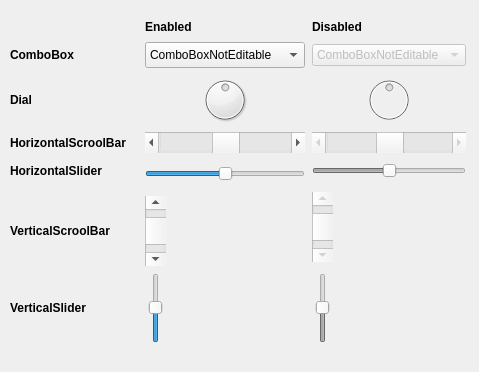
<?xml version="1.0" encoding="UTF-8"?>
<ui version="4.0">
 <class>Form</class>
 <widget class="QWidget" name="Form">
  <property name="geometry">
   <rect>
    <x>0</x>
    <y>0</y>
    <width>479</width>
    <height>372</height>
   </rect>
  </property>
  <property name="windowTitle">
   <string>Form</string>
  </property>
  <widget class="QComboBox" name="comboBox">
   <property name="geometry">
    <rect>
     <x>145</x>
     <y>42</y>
     <width>160</width>
     <height>26</height>
    </rect>
   </property>
   <property name="minimumSize">
    <size>
     <width>0</width>
     <height>0</height>
    </size>
   </property>
   <property name="maximumSize">
    <size>
     <width>16777215</width>
     <height>16777215</height>
    </size>
   </property>
   <property name="toolTip">
    <string>This is a tool tip</string>
   </property>
   <property name="statusTip">
    <string>This is a status tip</string>
   </property>
   <property name="whatsThis">
    <string>This is &quot;what is this&quot;</string>
   </property>
   <item>
    <property name="text">
     <string>ComboBoxNotEditable</string>
    </property>
   </item>
   <item>
    <property name="text">
     <string>Option 1 No Icon</string>
    </property>
   </item>
   <item>
    <property name="text">
     <string>Option 2 No Icon</string>
    </property>
   </item>
   <item>
    <property name="text">
     <string>Option 1 With Icon</string>
    </property>
    <property name="icon">
     <iconset>
      <normaloff>:/qss_icons/rc/window_undock.png</normaloff>:/qss_icons/rc/window_undock.png</iconset>
    </property>
   </item>
   <item>
    <property name="text">
     <string>Option 2 With Icon</string>
    </property>
    <property name="icon">
     <iconset>
      <normaloff>:/qss_icons/rc/window_undock_focus@2x.png</normaloff>:/qss_icons/rc/window_undock_focus@2x.png</iconset>
    </property>
   </item>
  </widget>
  <widget class="QSlider" name="horizontalSlider">
   <property name="geometry">
    <rect>
     <x>145</x>
     <y>163</y>
     <width>160</width>
     <height>22</height>
    </rect>
   </property>
   <property name="minimumSize">
    <size>
     <width>0</width>
     <height>0</height>
    </size>
   </property>
   <property name="maximumSize">
    <size>
     <width>16777215</width>
     <height>16777215</height>
    </size>
   </property>
   <property name="toolTip">
    <string>This is a tool tip</string>
   </property>
   <property name="statusTip">
    <string>This is a status tip</string>
   </property>
   <property name="whatsThis">
    <string>This is &quot;what is this&quot;</string>
   </property>
   <property name="value">
    <number>50</number>
   </property>
   <property name="orientation">
    <enum>Qt::Horizontal</enum>
   </property>
  </widget>
  <widget class="QScrollBar" name="horizontalScrollBar">
   <property name="geometry">
    <rect>
     <x>145</x>
     <y>132</y>
     <width>160</width>
     <height>21</height>
    </rect>
   </property>
   <property name="minimumSize">
    <size>
     <width>0</width>
     <height>0</height>
    </size>
   </property>
   <property name="maximumSize">
    <size>
     <width>16777215</width>
     <height>16777215</height>
    </size>
   </property>
   <property name="toolTip">
    <string>This is a tool tip</string>
   </property>
   <property name="statusTip">
    <string>This is a status tip</string>
   </property>
   <property name="whatsThis">
    <string>This is &quot;what is this&quot;</string>
   </property>
   <property name="value">
    <number>50</number>
   </property>
   <property name="orientation">
    <enum>Qt::Horizontal</enum>
   </property>
  </widget>
  <widget class="QLabel" name="label_25">
   <property name="geometry">
    <rect>
     <x>10</x>
     <y>273</y>
     <width>128</width>
     <height>70</height>
    </rect>
   </property>
   <property name="minimumSize">
    <size>
     <width>0</width>
     <height>0</height>
    </size>
   </property>
   <property name="maximumSize">
    <size>
     <width>16777215</width>
     <height>16777215</height>
    </size>
   </property>
   <property name="font">
    <font>
     <weight>75</weight>
     <bold>true</bold>
    </font>
   </property>
   <property name="toolTip">
    <string>This is a tool tip</string>
   </property>
   <property name="statusTip">
    <string>This is a status tip</string>
   </property>
   <property name="whatsThis">
    <string>This is &quot;what is this&quot;</string>
   </property>
   <property name="text">
    <string>VerticalSlider</string>
   </property>
  </widget>
  <widget class="QLabel" name="label_21">
   <property name="geometry">
    <rect>
     <x>10</x>
     <y>75</y>
     <width>128</width>
     <height>50</height>
    </rect>
   </property>
   <property name="minimumSize">
    <size>
     <width>0</width>
     <height>0</height>
    </size>
   </property>
   <property name="maximumSize">
    <size>
     <width>16777215</width>
     <height>16777215</height>
    </size>
   </property>
   <property name="font">
    <font>
     <weight>75</weight>
     <bold>true</bold>
    </font>
   </property>
   <property name="toolTip">
    <string>This is a tool tip</string>
   </property>
   <property name="statusTip">
    <string>This is a status tip</string>
   </property>
   <property name="whatsThis">
    <string>This is &quot;what is this&quot;</string>
   </property>
   <property name="text">
    <string>Dial</string>
   </property>
  </widget>
  <widget class="QScrollBar" name="horizontalScrollBarDis">
   <property name="enabled">
    <bool>false</bool>
   </property>
   <property name="geometry">
    <rect>
     <x>312</x>
     <y>132</y>
     <width>154</width>
     <height>21</height>
    </rect>
   </property>
   <property name="minimumSize">
    <size>
     <width>0</width>
     <height>0</height>
    </size>
   </property>
   <property name="maximumSize">
    <size>
     <width>16777215</width>
     <height>16777215</height>
    </size>
   </property>
   <property name="toolTip">
    <string>This is a tool tip</string>
   </property>
   <property name="statusTip">
    <string>This is a status tip</string>
   </property>
   <property name="whatsThis">
    <string>This is &quot;what is this&quot;</string>
   </property>
   <property name="value">
    <number>50</number>
   </property>
   <property name="orientation">
    <enum>Qt::Horizontal</enum>
   </property>
  </widget>
  <widget class="QScrollBar" name="verticalScrollBarDis">
   <property name="enabled">
    <bool>false</bool>
   </property>
   <property name="geometry">
    <rect>
     <x>312</x>
     <y>192</y>
     <width>21</width>
     <height>70</height>
    </rect>
   </property>
   <property name="minimumSize">
    <size>
     <width>0</width>
     <height>70</height>
    </size>
   </property>
   <property name="maximumSize">
    <size>
     <width>16777215</width>
     <height>70</height>
    </size>
   </property>
   <property name="toolTip">
    <string>This is a tool tip</string>
   </property>
   <property name="statusTip">
    <string>This is a status tip</string>
   </property>
   <property name="whatsThis">
    <string>This is &quot;what is this&quot;</string>
   </property>
   <property name="value">
    <number>50</number>
   </property>
   <property name="orientation">
    <enum>Qt::Vertical</enum>
   </property>
  </widget>
  <widget class="QLabel" name="label_2">
   <property name="geometry">
    <rect>
     <x>312</x>
     <y>19</y>
     <width>154</width>
     <height>16</height>
    </rect>
   </property>
   <property name="font">
    <font>
     <weight>75</weight>
     <bold>true</bold>
    </font>
   </property>
   <property name="text">
    <string>Disabled</string>
   </property>
  </widget>
  <widget class="QLabel" name="label_11">
   <property name="geometry">
    <rect>
     <x>10</x>
     <y>42</y>
     <width>128</width>
     <height>26</height>
    </rect>
   </property>
   <property name="minimumSize">
    <size>
     <width>0</width>
     <height>0</height>
    </size>
   </property>
   <property name="maximumSize">
    <size>
     <width>16777215</width>
     <height>16777215</height>
    </size>
   </property>
   <property name="font">
    <font>
     <weight>75</weight>
     <bold>true</bold>
    </font>
   </property>
   <property name="toolTip">
    <string>This is a tool tip</string>
   </property>
   <property name="statusTip">
    <string>This is a status tip</string>
   </property>
   <property name="whatsThis">
    <string>This is &quot;what is this&quot;</string>
   </property>
   <property name="text">
    <string>ComboBox</string>
   </property>
  </widget>
  <widget class="QScrollBar" name="verticalScrollBar">
   <property name="geometry">
    <rect>
     <x>145</x>
     <y>196</y>
     <width>21</width>
     <height>70</height>
    </rect>
   </property>
   <property name="minimumSize">
    <size>
     <width>0</width>
     <height>70</height>
    </size>
   </property>
   <property name="maximumSize">
    <size>
     <width>16777215</width>
     <height>70</height>
    </size>
   </property>
   <property name="toolTip">
    <string>This is a tool tip</string>
   </property>
   <property name="statusTip">
    <string>This is a status tip</string>
   </property>
   <property name="whatsThis">
    <string>This is &quot;what is this&quot;</string>
   </property>
   <property name="value">
    <number>50</number>
   </property>
   <property name="orientation">
    <enum>Qt::Vertical</enum>
   </property>
  </widget>
  <widget class="QSlider" name="verticalSlider">
   <property name="geometry">
    <rect>
     <x>145</x>
     <y>273</y>
     <width>22</width>
     <height>70</height>
    </rect>
   </property>
   <property name="minimumSize">
    <size>
     <width>0</width>
     <height>70</height>
    </size>
   </property>
   <property name="maximumSize">
    <size>
     <width>16777215</width>
     <height>70</height>
    </size>
   </property>
   <property name="toolTip">
    <string>This is a tool tip</string>
   </property>
   <property name="statusTip">
    <string>This is a status tip</string>
   </property>
   <property name="whatsThis">
    <string>This is &quot;what is this&quot;</string>
   </property>
   <property name="value">
    <number>50</number>
   </property>
   <property name="orientation">
    <enum>Qt::Vertical</enum>
   </property>
  </widget>
  <widget class="QSlider" name="verticalSliderDis">
   <property name="enabled">
    <bool>false</bool>
   </property>
   <property name="geometry">
    <rect>
     <x>312</x>
     <y>273</y>
     <width>22</width>
     <height>70</height>
    </rect>
   </property>
   <property name="minimumSize">
    <size>
     <width>0</width>
     <height>70</height>
    </size>
   </property>
   <property name="maximumSize">
    <size>
     <width>16777215</width>
     <height>70</height>
    </size>
   </property>
   <property name="toolTip">
    <string>This is a tool tip</string>
   </property>
   <property name="statusTip">
    <string>This is a status tip</string>
   </property>
   <property name="whatsThis">
    <string>This is &quot;what is this&quot;</string>
   </property>
   <property name="value">
    <number>50</number>
   </property>
   <property name="orientation">
    <enum>Qt::Vertical</enum>
   </property>
  </widget>
  <widget class="QDial" name="dial">
   <property name="geometry">
    <rect>
     <x>145</x>
     <y>75</y>
     <width>160</width>
     <height>50</height>
    </rect>
   </property>
   <property name="minimumSize">
    <size>
     <width>0</width>
     <height>0</height>
    </size>
   </property>
   <property name="maximumSize">
    <size>
     <width>16777215</width>
     <height>16777215</height>
    </size>
   </property>
   <property name="toolTip">
    <string>This is a tool tip</string>
   </property>
   <property name="statusTip">
    <string>This is a status tip</string>
   </property>
   <property name="whatsThis">
    <string>This is &quot;what is this&quot;</string>
   </property>
   <property name="value">
    <number>50</number>
   </property>
  </widget>
  <widget class="QLabel" name="label">
   <property name="geometry">
    <rect>
     <x>145</x>
     <y>19</y>
     <width>160</width>
     <height>16</height>
    </rect>
   </property>
   <property name="font">
    <font>
     <weight>75</weight>
     <bold>true</bold>
    </font>
   </property>
   <property name="text">
    <string>Enabled</string>
   </property>
  </widget>
  <widget class="QDial" name="dialDis">
   <property name="enabled">
    <bool>false</bool>
   </property>
   <property name="geometry">
    <rect>
     <x>312</x>
     <y>75</y>
     <width>154</width>
     <height>50</height>
    </rect>
   </property>
   <property name="minimumSize">
    <size>
     <width>0</width>
     <height>0</height>
    </size>
   </property>
   <property name="maximumSize">
    <size>
     <width>16777215</width>
     <height>16777215</height>
    </size>
   </property>
   <property name="toolTip">
    <string>This is a tool tip</string>
   </property>
   <property name="statusTip">
    <string>This is a status tip</string>
   </property>
   <property name="whatsThis">
    <string>This is &quot;what is this&quot;</string>
   </property>
   <property name="value">
    <number>50</number>
   </property>
  </widget>
  <widget class="QComboBox" name="comboBoxDis">
   <property name="enabled">
    <bool>false</bool>
   </property>
   <property name="geometry">
    <rect>
     <x>312</x>
     <y>44</y>
     <width>154</width>
     <height>22</height>
    </rect>
   </property>
   <property name="minimumSize">
    <size>
     <width>0</width>
     <height>0</height>
    </size>
   </property>
   <property name="maximumSize">
    <size>
     <width>16777215</width>
     <height>16777215</height>
    </size>
   </property>
   <property name="toolTip">
    <string>This is a tool tip</string>
   </property>
   <property name="statusTip">
    <string>This is a status tip</string>
   </property>
   <property name="whatsThis">
    <string>This is &quot;what is this&quot;</string>
   </property>
   <item>
    <property name="text">
     <string>ComboBoxNotEditable</string>
    </property>
   </item>
   <item>
    <property name="text">
     <string>ComboBox B</string>
    </property>
   </item>
   <item>
    <property name="text">
     <string>ComboBox C</string>
    </property>
   </item>
  </widget>
  <widget class="QSlider" name="horizontalSliderDis">
   <property name="enabled">
    <bool>false</bool>
   </property>
   <property name="geometry">
    <rect>
     <x>312</x>
     <y>160</y>
     <width>154</width>
     <height>22</height>
    </rect>
   </property>
   <property name="minimumSize">
    <size>
     <width>0</width>
     <height>0</height>
    </size>
   </property>
   <property name="maximumSize">
    <size>
     <width>16777215</width>
     <height>16777215</height>
    </size>
   </property>
   <property name="toolTip">
    <string>This is a tool tip</string>
   </property>
   <property name="statusTip">
    <string>This is a status tip</string>
   </property>
   <property name="whatsThis">
    <string>This is &quot;what is this&quot;</string>
   </property>
   <property name="value">
    <number>50</number>
   </property>
   <property name="orientation">
    <enum>Qt::Horizontal</enum>
   </property>
  </widget>
  <widget class="QLabel" name="label_23">
   <property name="geometry">
    <rect>
     <x>10</x>
     <y>196</y>
     <width>128</width>
     <height>70</height>
    </rect>
   </property>
   <property name="minimumSize">
    <size>
     <width>0</width>
     <height>0</height>
    </size>
   </property>
   <property name="maximumSize">
    <size>
     <width>16777215</width>
     <height>16777215</height>
    </size>
   </property>
   <property name="font">
    <font>
     <weight>75</weight>
     <bold>true</bold>
    </font>
   </property>
   <property name="toolTip">
    <string>This is a tool tip</string>
   </property>
   <property name="statusTip">
    <string>This is a status tip</string>
   </property>
   <property name="whatsThis">
    <string>This is &quot;what is this&quot;</string>
   </property>
   <property name="text">
    <string>VerticalScroolBar</string>
   </property>
  </widget>
  <widget class="QLabel" name="label_22">
   <property name="geometry">
    <rect>
     <x>10</x>
     <y>132</y>
     <width>128</width>
     <height>21</height>
    </rect>
   </property>
   <property name="minimumSize">
    <size>
     <width>0</width>
     <height>0</height>
    </size>
   </property>
   <property name="maximumSize">
    <size>
     <width>16777215</width>
     <height>16777215</height>
    </size>
   </property>
   <property name="font">
    <font>
     <weight>75</weight>
     <bold>true</bold>
    </font>
   </property>
   <property name="toolTip">
    <string>This is a tool tip</string>
   </property>
   <property name="statusTip">
    <string>This is a status tip</string>
   </property>
   <property name="whatsThis">
    <string>This is &quot;what is this&quot;</string>
   </property>
   <property name="text">
    <string>HorizontalScroolBar</string>
   </property>
  </widget>
  <widget class="QLabel" name="label_24">
   <property name="geometry">
    <rect>
     <x>10</x>
     <y>160</y>
     <width>128</width>
     <height>22</height>
    </rect>
   </property>
   <property name="minimumSize">
    <size>
     <width>0</width>
     <height>0</height>
    </size>
   </property>
   <property name="maximumSize">
    <size>
     <width>16777215</width>
     <height>16777215</height>
    </size>
   </property>
   <property name="font">
    <font>
     <weight>75</weight>
     <bold>true</bold>
    </font>
   </property>
   <property name="toolTip">
    <string>This is a tool tip</string>
   </property>
   <property name="statusTip">
    <string>This is a status tip</string>
   </property>
   <property name="whatsThis">
    <string>This is &quot;what is this&quot;</string>
   </property>
   <property name="text">
    <string>HorizontalSlider</string>
   </property>
  </widget>
 </widget>
 <resources/>
 <connections/>
</ui>
